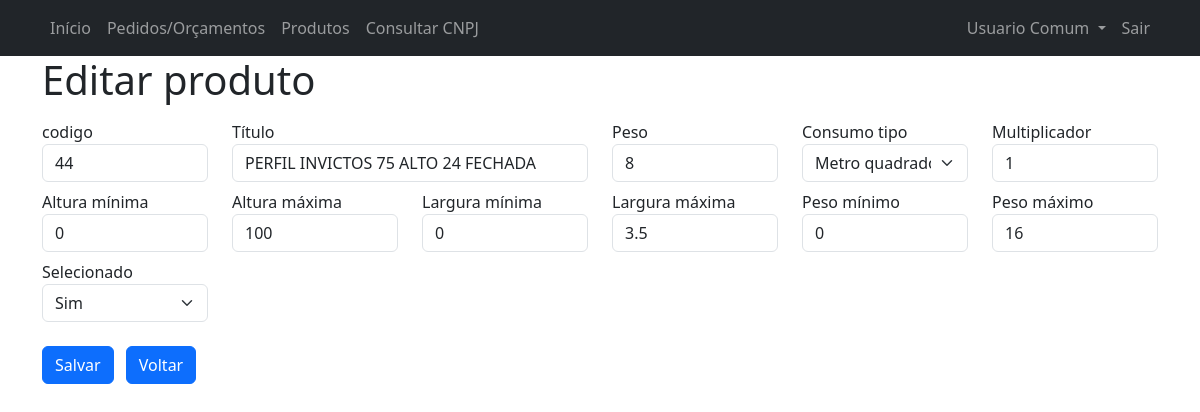
/editar_produto.php?produto_id=9 (signed in), run on an earlier commit of the app's database.
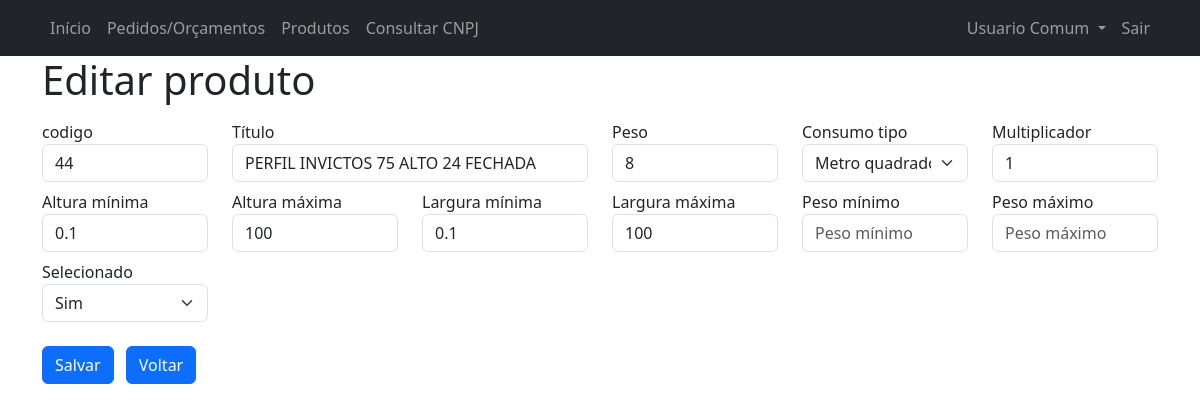
And on a later commit of the database.
### tables this page shows
CREATE TABLE `produtos` (
  `id` int NOT NULL,
  `codigo` varchar(64) NOT NULL,
  `titulo` varchar(256) DEFAULT NULL,
  `peso` float DEFAULT NULL,
  `consumo` varchar(64) DEFAULT NULL,
  `multiplicador` float DEFAULT NULL,
  `altura_minima` float DEFAULT NULL,
  `altura_maxima` float DEFAULT NULL,
  `largura_minima` float DEFAULT NULL,
  `largura_maxima` float DEFAULT NULL,
  `peso_minimo` float DEFAULT NULL,
  `peso_maximo` float DEFAULT NULL,
  `selecionado` tinyint(1) DEFAULT NULL,
  `deleted` tinyint(1) DEFAULT NULL,
  `created_by` int DEFAULT NULL,
  `created_at` datetime DEFAULT NULL,
  `updated_by` int DEFAULT NULL,
  `updated_at` datetime DEFAULT NULL,
  `deleted_by` int DEFAULT NULL,
  `deleted_at` datetime DEFAULT NULL
);

### editar_produto.php (the view, shortened to what the changed rows need)
<!DOCTYPE html>
<html lang="pt-br">
<head>
    <?php require('partials/head.php'); ?>
</head>
<body>
    <?php
        require('config/connection.php');
        $produtoId = isset($_GET['produto_id'])?$_GET['produto_id']:"";
        if($produtoId !== ""){
            $sql = "SELECT `id`,`codigo`,`titulo`,`peso`,`consumo`,`multiplicador`,`altura_minima`,`altura_maxima`,`largura_minima`,`largura_maxima`,`peso_minimo`,`peso_maximo`,`selecionado`
            FROM `produtos`
            WHERE `id` = :id
            AND `deleted` = :deleted";
            $stmt = $pdo->prepare($sql);
            $stmt->bindValue(':id', $produtoId);
            $stmt->bindValue(':deleted', 0);
            $stmt->execute();
            $resultado = $stmt->fetchAll(PDO::FETCH_ASSOC);
            $produto = $resultado[0];
        }
    ?>
    <div class="container">
        <h1>
            Editar produto
        </h1>
    </div>
    <div class="container">
        <form action="editar_produto_process.php" method="post">
            <div class="row">
                <div class="col-lg-2 mt-2">
                    <label for="codigo_produto" class="form-label mb-0">codigo</label>
                    <input value="<?= $produto['codigo'] ?>" class="form-control" name="codigo_produto" type="text" placeholder="No Bling" id="codigo_produto">
                </div>
                <div class="col-lg-4 mt-2">
                    <label for="titulo_produto" class="form-label mb-0">Título</label>
                    <input value="<?= $produto['titulo'] ?>" class="form-control" name="titulo_produto" type="text" placeholder="No orçamento" id="titulo_produto">
                </div>
                <div class="col-lg-2 mt-2">
                    <label for="peso_produto" class="form-label mb-0">Peso</label>
                    <input value="<?= $produto['peso'] ?>" class="form-control" name="peso_produto" type="text" inputmode="decimal" placeholder="Em KG" id="peso_produto">
                </div>
                <div class="col-lg-2 mt-2">
                    <label for="consumo_produto" class="form-label mb-0">Consumo tipo</label>
                    <select class="form-select" name="consumo_produto" id="consumo_produto">
                        <option <?= $produto['consumo'] == "m2"?"selected":"" ?> value="m2">Metro quadrado</option>
                    </select>
                </div>
                <div class="col-lg-2 mt-2">
                    <label for="multiplicador_produto" class="form-label mb-0">Multiplicador</label>
                    <input value="<?= $produto['multiplicador'] ?>" class="form-control" name="multiplicador_produto" type="text" inputmode="decimal" placeholder="Fator de multiplicação" id="multiplicador_produto">
                </div>
                <div class="col-lg-2 mt-2">
                    <label for="altura_minima" class="form-label mb-0">Altura mínima</label>
                    <input value="<?= $produto['altura_minima'] ?>" class="form-control" name="altura_minima" type="text" inputmode="decimal" placeholder="Altura Mínima" id="altura_minima">
                </div>
                <div class="col-lg-2 mt-2">
                    <label for="altura_maxima" class="form-label mb-0">Altura máxima</label>
                    <input value="<?= $produto['altura_maxima'] ?>" class="form-control" name="altura_maxima" type="text" inputmode="decimal" placeholder="Altura Máxima" id="altura_maxima">
                </div>
                <div class="col-lg-2 mt-2">
                    <label for="largura_minima" class="form-label mb-0">Largura mínima</label>
                    <input value="<?= $produto['largura_minima'] ?>" class="form-control" name="largura_minima" type="text" inputmode="decimal" placeholder="Largura mínima" id="largura_minima">
                </div>
                <div class="col-lg-2 mt-2">
                    <label for="largura_maxima" class="form-label mb-0">Largura máxima</label>
                    <input value="<?= $produto['largura_maxima'] ?>" class="form-control" name="largura_maxima" type="text" inputmode="decimal" placeholder="Largura máxima" id="largura_maxima">
                </div>
                <div class="col-lg-2 mt-2">
                    <label for="peso_minimo" class="form-label mb-0">Peso mínimo</label>
                    <input value="<?= $produto['peso_minimo'] ?>" class="form-control" name="peso_minimo" type="text" inputmode="decimal" placeholder="Peso mínimo" id="peso_minimo">
                </div>
                <div class="col-lg-2 mt-2">
                    <label for="peso_maximo" class="form-label mb-0">Peso máximo</label>
                    <input value="<?= $produto['peso_maximo'] ?>" class="form-control" name="peso_maximo" type="text" inputmode="decimal" placeholder="Peso máximo" id="peso_maximo">
                </div>
                <div class="col-lg-2 mt-2">
                    <label for="selecionado" class="form-label mb-0">Selecionado</label>
                    <select name="selecionado" id="selecionado" class="form-select">
                        <option <?= $produto['selecionado'] == "1"?"selected":"" ?> value="1">Sim</option>
                    </select>
                </div>
            </div>
        </form>
    </div>
</body>
</html>

What changed in the data, as far as the page shows it:
removed produtos: codigo_produto "44", titulo_produto "PERFIL INVICTOS 75 ALTO 24 FECHADA", peso_produto "8", consumo_produto "Metro quadrado", multiplicador_produto "1", altura_minima "0", altura_maxima "100", largura_minima "0", largura_maxima "3.5", peso_minimo "0", peso_maximo "16", selecionado "Sim"
added produtos: codigo_produto "44", titulo_produto "PERFIL INVICTOS 75 ALTO 24 FECHADA", peso_produto "8", consumo_produto "Metro quadrado", multiplicador_produto "1", altura_minima "0.1", altura_maxima "100", largura_minima "0.1", largura_maxima "100", selecionado "Sim"
